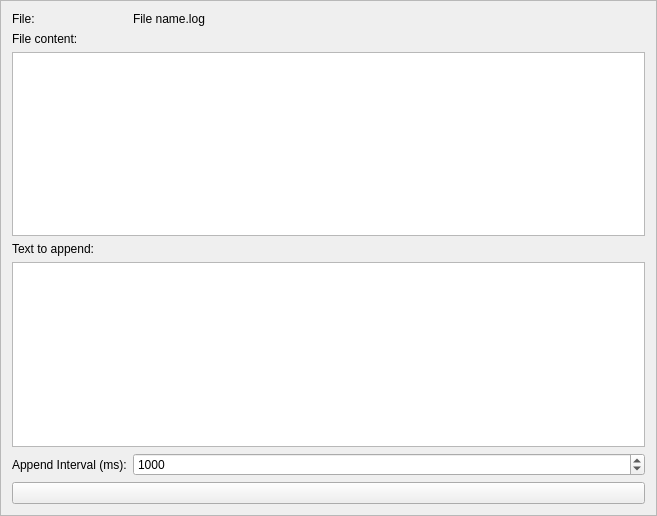
<?xml version="1.0" encoding="UTF-8"?>
<ui version="4.0">
 <class>FileConfigPage</class>
 <widget class="QFrame" name="FileConfigPage">
  <property name="geometry">
   <rect>
    <x>0</x>
    <y>0</y>
    <width>657</width>
    <height>516</height>
   </rect>
  </property>
  <property name="windowTitle">
   <string>Frame</string>
  </property>
  <property name="frameShape">
   <enum>QFrame::StyledPanel</enum>
  </property>
  <property name="frameShadow">
   <enum>QFrame::Raised</enum>
  </property>
  <layout class="QGridLayout" name="gridLayout">
   <item row="4" column="0">
    <widget class="QLabel" name="label_4">
     <property name="text">
      <string>Text to append:</string>
     </property>
    </widget>
   </item>
   <item row="6" column="0">
    <widget class="QLabel" name="label_5">
     <property name="text">
      <string>Append Interval (ms):</string>
     </property>
    </widget>
   </item>
   <item row="0" column="0">
    <widget class="QLabel" name="label">
     <property name="sizePolicy">
      <sizepolicy hsizetype="Maximum" vsizetype="Preferred">
       <horstretch>0</horstretch>
       <verstretch>0</verstretch>
      </sizepolicy>
     </property>
     <property name="text">
      <string>File:</string>
     </property>
     <property name="margin">
      <number>10</number>
     </property>
    </widget>
   </item>
   <item row="0" column="1">
    <widget class="QLabel" name="fileNameLabel">
     <property name="text">
      <string>File name.log</string>
     </property>
    </widget>
   </item>
   <item row="8" column="0" colspan="2">
    <widget class="QPushButton" name="startStopAppendButton">
     <property name="text">
      <string/>
     </property>
    </widget>
   </item>
   <item row="5" column="0" colspan="2">
    <widget class="QPlainTextEdit" name="appendTextEdit"/>
   </item>
   <item row="2" column="0">
    <widget class="QLabel" name="label_3">
     <property name="text">
      <string>File content:</string>
     </property>
    </widget>
   </item>
   <item row="3" column="0" colspan="2">
    <widget class="QPlainTextEdit" name="fileContentTextEdit">
     <property name="readOnly">
      <bool>true</bool>
     </property>
    </widget>
   </item>
   <item row="6" column="1">
    <widget class="QSpinBox" name="appendIntervalSpinBox">
     <property name="minimum">
      <number>1</number>
     </property>
     <property name="maximum">
      <number>100000</number>
     </property>
     <property name="value">
      <number>1000</number>
     </property>
    </widget>
   </item>
  </layout>
 </widget>
 <resources/>
 <connections/>
</ui>
